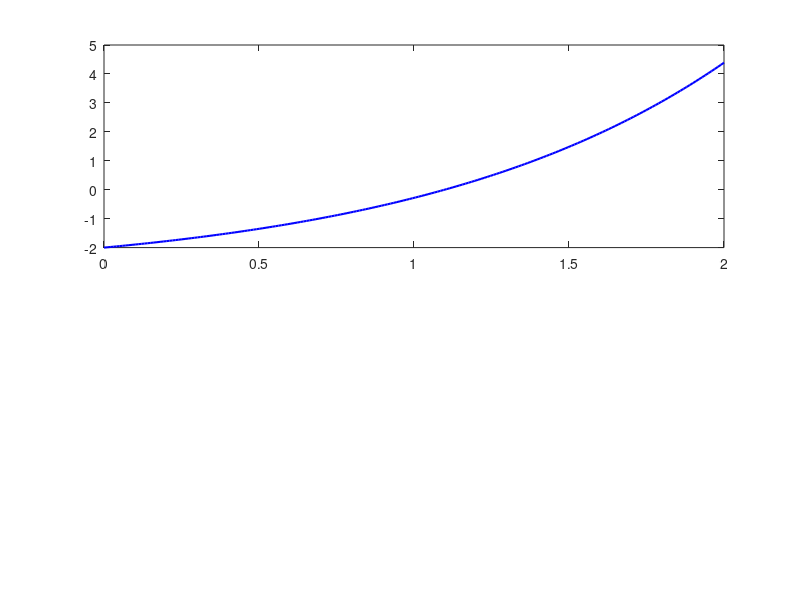

Source code (MATLAB): (Note: this script raises an error after producing the figure.)

clear
clc

a = 0;
b = 2;

fprime = @(x) exp(x) - 3;

x = linspace(0,2,200);

figure

subplot(2,1,1)
plot(x,fprime(x),'b','LineWidth',1.5)
hold on
yline(0,'k')
grid on
title("Derivative f'(x)")
xlabel('x')
ylabel("f'(x)")

subplot(2,1,2)
hold on
grid on
xlim([0 2])
ylim([0 6])
title('Bracket after each iteration')
xlabel('x')
ylabel('Iteration')

iteration = 0;

while b-a >= 0.1
    m = (a+b)/2;
    iteration = iteration+1;

    subplot(2,1,1)
    xline(m,'r--')

    if fprime(m) < 0
        a = m;
    else
        b = m;
    end

    subplot(2,1,2)
    plot([a b],[iteration iteration], ...
         'b-','LineWidth',3)

    fprintf('Iteration %d: [%.4f, %.4f]\n', ...
            iteration,a,b)
end

midpoint = (a+b)/2;
fprintf('Final midpoint = %.4f\n',midpoint)
